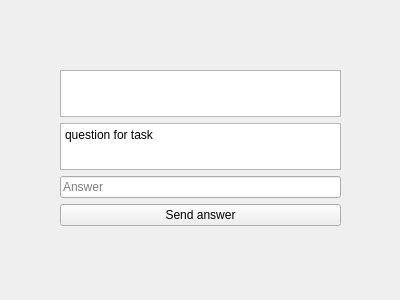
<?xml version="1.0" encoding="UTF-8"?>
<ui version="4.0">
 <class>Form_task</class>
 <widget class="QWidget" name="Form_task">
  <property name="geometry">
   <rect>
    <x>0</x>
    <y>0</y>
    <width>400</width>
    <height>300</height>
   </rect>
  </property>
  <property name="windowTitle">
   <string>Form</string>
  </property>
  <widget class="QWidget" name="verticalLayoutWidget">
   <property name="geometry">
    <rect>
     <x>60</x>
     <y>70</y>
     <width>281</width>
     <height>156</height>
    </rect>
   </property>
   <layout class="QVBoxLayout" name="verticalLayout">
    <item>
     <widget class="QTextBrowser" name="textBrowser_task"/>
    </item>
    <item>
     <widget class="QTextBrowser" name="textBrowser_ques">
      <property name="html">
       <string>&lt;!DOCTYPE HTML PUBLIC &quot;-//W3C//DTD HTML 4.0//EN&quot; &quot;http://www.w3.org/TR/REC-html40/strict.dtd&quot;&gt;
&lt;html&gt;&lt;head&gt;&lt;meta name=&quot;qrichtext&quot; content=&quot;1&quot; /&gt;&lt;meta charset=&quot;utf-8&quot; /&gt;&lt;style type=&quot;text/css&quot;&gt;
p, li { white-space: pre-wrap; }
&lt;/style&gt;&lt;/head&gt;&lt;body style=&quot; font-family:'Segoe UI'; font-size:9pt; font-weight:400; font-style:normal;&quot;&gt;
&lt;p style=&quot; margin-top:0px; margin-bottom:0px; margin-left:0px; margin-right:0px; -qt-block-indent:0; text-indent:0px;&quot;&gt;question for task&lt;/p&gt;&lt;/body&gt;&lt;/html&gt;</string>
      </property>
     </widget>
    </item>
    <item>
     <widget class="QLineEdit" name="lineEdit_ans">
      <property name="placeholderText">
       <string>Answer</string>
      </property>
     </widget>
    </item>
    <item>
     <widget class="QPushButton" name="pushButton_ok">
      <property name="text">
       <string>Send answer</string>
      </property>
     </widget>
    </item>
   </layout>
  </widget>
 </widget>
 <resources/>
 <connections/>
</ui>
